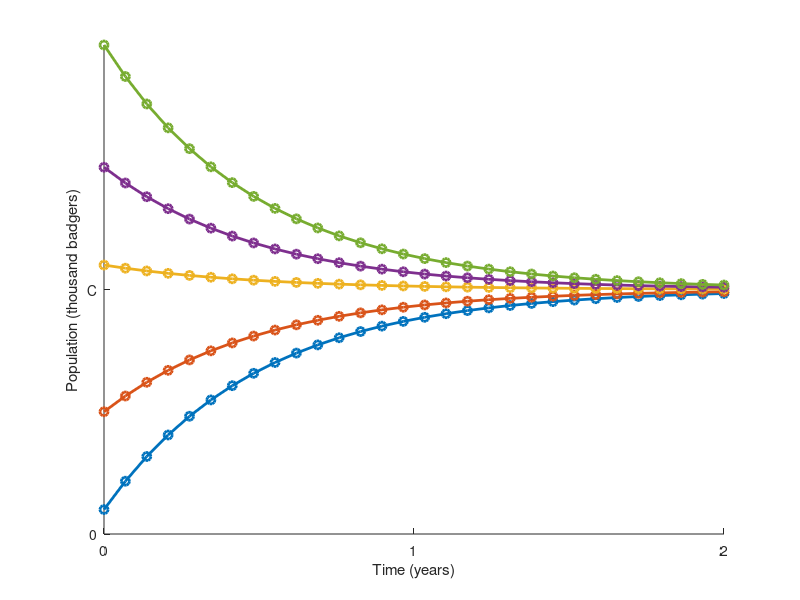

MATLAB code for this plot: (Note: this script raises an error after producing the figure.)
% define some fixed variables for all plots
nx = 30;        % number of grid points in x direction
ny = 30;        % number of grid points in y direction
xmin =  0.0;    % minimum x value
xmax =  2.0;    % maximum x value
ymin =  0.0;    % minimum y value
ymax =  2.0;    % maximum y value




% plot the logistic equation phase diagram
k = 2;   % growth rate
C = 1;   % carrying capacity
t     = linspace(xmin,xmax,nx);
inits = [0.1,0.5,1.1,1.5,2.0];  % starting points

hold on
for y0 = inits
  y = C + exp(-k*t/C)*(y0-C);
  plot(t,y,'o-','Linewidth',2)
end

xlim([xmin,xmax])
ylim([ymin,ymax])
yticks([0,1])
yticklabels({'0','C'})
xticks([0,1,2])
ylabel('Population (thousand badgers)')
xlabel('Time (years)')

yline(0,'r-.','LineWidth',5)
yline(1,'r-.','LineWidth',5)

saveas(gcf,'../fig/004-logistic.png')



% plot some integral curves of the latter slope field

equilib = [-2,-1,0,1]

clf 
hold on

ystarts = [-2.1,-1.5,-1.1,-0.9,-0.5,0.1,0.5,0.9,1.01]

ncurves = length(ystarts)

fun1 = @(x,y)((y-1)*y*(y+1)*(y+2)*(y+2))

for m = 1:ncurves
  Z = zeros([1,nx]);
  Z(1) = ystarts(m);
  x = xmin;
  dx = (xmax-xmin)/nx;
  nsteps = 1000;  % steps per grid point
  for k = 2:nx
    Z(k) = Z(k-1);
    foo = Z(k-1);
    for j = 1:nsteps
      x = x + dx/nsteps;
      foo = foo + (dx/nsteps)*fun1(x,foo);
    end
    Z(k) = foo;
  end
  plot(linspace(xmin,xmax,nx),Z,'Linewidth',2)
end

for e = equilib
  yline(e,'r-.','LineWidth',4)
end

ylim([-2.5,1.2])
  
saveas(gcf,'../fig/004-phase.png')


